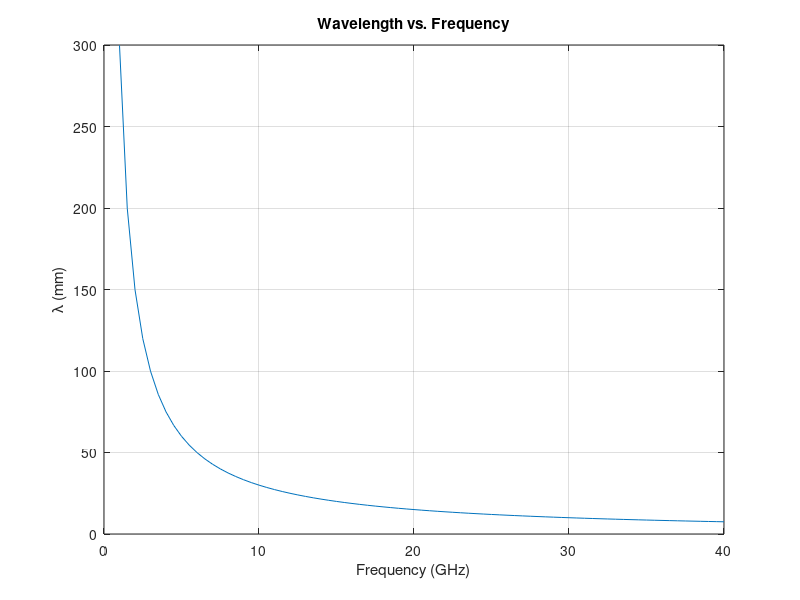

Reproduce this figure in MATLAB. (Note: this script raises an error after producing the figure.)

lambda_mm = 1e-3; %mm
C = 2.998e8; %speed of light


%lambda = 0.001:0.001:0.3;

L_band = 1e9:5e8:2e9;
S_band = 2e9:5e8:4e9;
C_band = 4e9:5e8:8e9;
X_band = 8e9:5e8:12e9;
Ku_band = 12e9:5e8:18e9;
K_band = 18e9:5e8:26.5e9;
Ka_band = 26.5e9:5e8:40e9;

freq_GHz = 1e9:5e8:40e9;


%% Lambda

for i = 1:length(freq_GHz)
    lambda(i) = C./freq_GHz(i);
end
%% Freq
for n = 1:length(lambda)

    f(n) = C./lambda(n);
    f_GHz(n) = f(n)./(1e9);
end

%% Range Resolution

L_BW = 1e9;
S_BW = 2e9;
C_BW = 4e9;
X_BW = 4e9;
Ku_BW = 6e9;
K_BW = 8.5e9;
Ka_BW = 13.5e9;

BW = [L_BW, S_BW, C_BW, X_BW, Ku_BW, K_BW, Ka_BW];
bandwidth = ["L-band" "S-band" "C-band" "X-band" "Ku-band" "K-band" "Ka-band"];
%%

for k = 1:length(BW)
    deltaR(k) = C./(2.*BW(k));
end

DeltaR = [deltaR(1) deltaR(2) deltaR(3) deltaR(4) deltaR(5) deltaR(6) deltaR(7) ];
%%
figure(1)
plot(freq_GHz/1e9,lambda*1000)
xlabel('Frequency (GHz)')
ylabel('\lambda (mm)')
grid on
title('Wavelength vs. Frequency')

%%
figure(2)
b = bar(bandwidth, DeltaR,'Fontsize',12)
b.FaceColor = 'flat';
b.CData(1,:) = [1 0 0];
b.CData(2,:) = [255/256 102/256 0];
b.CData(3,:) = [255/256 204/256 0];
b.CData(4,:) = [255/256 204/256 0];
b.CData(5,:) = [0 1 1];
b.CData(6,:) = [160/256 32/256 255/256];
b.CData(7,:) = [1 0 1];
grid on
ylabel('\DeltaR (m)','FontSize',12)
title('Range Resolution (\DeltaR) vs. Frequency Band')
ylim([0 0.16])
%b.Labels = b.YData;

b.Labels = compose('%.3f', b.YData);
ax = gca;
ax.FontSize = 12;
% text(xtips, ytips, labels, 'HorizontalAlignment','center','VerticalAlignment','bottom');
%MATLAB uses rgb/256

g = gcf;
exportgraphics(g, 'Anderson_RangeRes_plot.eps')

%% Radar Eqn
Pt_dBm = 63.01;
Pt = 10^(Pt_dBm/10)/1000;
Ga_dBi = 33.9;
Ga = 10^(Ga_dBi/10);
G = Ga^2;
sigma = 4;
Pr_dBm = -60;
Pr = 10^(Pr_dBm/10)/1000;

for x = 1:length(lambda)

    Rmax(x) = ((Pt*G*((lambda(x))^2)*sigma)/(((4*pi)^3)*Pr))^(1/4);

end
%%
L_Rmax = Rmax(1:3);
%%
figure(3)
plot(freq_GHz/1e9, Rmax)
ylabel('Max Range (m)')
xlabel('Frequency (GHz)')
grid on
title('Radar Range Equation vs. Frequency')
xline(max(L_band)/1e9, '--')
xline(max(S_band)/1e9, '--')
xline(max(C_band)/1e9, '--')
xline(max(X_band)/1e9, '--')
xline(max(Ku_band)/1e9, '--')
xline(max(K_band)/1e9, '--')
xline(max(Ka_band)/1e9, '--')

%%
L_Rmax = Rmax(1:3);
S_Rmax = Rmax(3:7);
C_Rmax = Rmax(7:15);
X_Rmax = Rmax(15:23);
Ku_Rmax = Rmax(23:35);
K_Rmax = Rmax(35:52);
Ka_Rmax = Rmax(52:79);
figure(7)
l = area(L_band/1e9, L_Rmax, 'FaceColor',[1 0 0])
hold on
s = area(S_band/1e9, S_Rmax, 'FaceColor',[255/256 102/256 0])
c = area(C_band/1e9, C_Rmax, 'FaceColor',[255/256 204/256 0])
x = area(X_band/1e9, X_Rmax, 'FaceColor',[255/256 204/256 0])
ku = area(Ku_band/1e9, Ku_Rmax, 'FaceColor',[0 1 1])
k = area(K_band/1e9, K_Rmax, 'FaceColor',[160/256 32/256 255/256])
ka = area(Ka_band/1e9, Ka_Rmax, 'FaceColor',[1 0 1])
hold off
legend({'L-band','S-band','C-band','X-band','Ku-band','K-band','Ka-band'})
grid on
xlabel('Frequency (GHz)')
ylabel('Max Range (m)')
title('Radar Range Equation vs. Frequency')
ax = gca;
ax.FontSize = 12;
g = gcf;
exportgraphics(g, 'Anderson_MaxRange_plot.eps')


%% Combined Plots

figure(5)
yyaxis left
b = bar(bandwidth, DeltaR)
b.FaceColor = 'flat';
b.CData(1,:) = [1 0 0];
b.CData(2,:) = [255/256 102/256 0];
b.CData(3,:) = [255/256 204/256 0];
b.CData(4,:) = [255/256 204/256 0];
b.CData(5,:) = [0 1 1];
b.CData(6,:) = [160/256 32/256 255/256];
b.CData(7,:) = [1 0 1];
grid on
ylabel('\DeltaR (m)')
%title('Range Resolution (\DeltaR) vs. Frequency Band')
ylim([0 0.16])
b.Labels = b.YData;
yyaxis right
plot(freq_GHz/1e9, Rmax)

%% dielectirc material losses uStrip
C = 2.998e8; %speed of light
freq_GHz = 1e8:1e8:50e9;
Z0 = 50;         %50Ohm System Impedance
thick = 30e-6;   %30um for Duroid example, 1.5um for BCB
b = 254e-6;      %254um for Duroid example, 10um or 5um for BCB
W = 350e-6;      %350um for Duroid example, 13um for SE BCB

epsilon_r = 2.2 %Duroid example = 2.2
tan_d = 0.0005;  %Duroid example = 0.0005

%velocity = C/sqrt(epsilon_r);

velocity = C;


%Impedance Check
CHECK = sqrt(epsilon_r)*Z0;


for i = 1:length(freq_GHz)
    Lambda(i) = velocity./freq_GHz(i);
end

figure(12)
plot(freq_GHz/1e9, Lambda*1000)
grid on
%axis([0 25 0 0.25])
ylabel('Wavelength (mm)')
xlabel('Frequency (GHz)')
axis([0 50 0 20])

Beta = 2*pi./Lambda;
l_e = Beta*100e-6;
figure(13)
plot(freq_GHz/1e9, Beta)
grid on
axis([0 25 0 900])
ylabel('Beta (rad/m)')
xlabel('Frequency (GHz)')

sigma = 5.8e7; %conductivity of Cu, 6e7 for example, 5.8e7 for BCB
u0 = 4*pi*1e-7; %permeability of free space
uR = 1;         %permeability of Cu
u = u0*uR;

%A = 1 + ((2*W)/(b-thick)) + (1/pi)*((b+thick)/(b-thick))*(log((2*b-thick)/(thick)));        %Stripline
%B = 1 + (b/(0.5*W + 0.7*thick))*(0.5+((0.414*thick)/W)+(1/(2*pi))*(log((4*pi*W)/thick)));   %Stripline



for i = 1:length(freq_GHz)
    R_sheet(i) = sqrt((pi*u*freq_GHz(i))/(sigma));
    %alphaC(i) = (((2.7e-3)*R_sheet(i)*epsilon_r*Z0)/(30*pi*(b-thick)))*A;                   %Stripline
    %alphaD(i) = (Beta(i)*tan_d)/2;                                                          %Stripline
    %lambda_g(i) = 
    alphaC(i) = (R_sheet(i)/(Z0*W));
    Q_conductor(i) = (Beta(i)/(2*alphaC(i)));
    %Q_c(i) = (8.686*pi)/(alphaC(i)*lambda_g(i));
end



figure(14)
plot(freq_GHz/1e9, R_sheet)
grid on
axis([0 25 0 0.045])
ylabel('Sheet Resistance (ohms/square)')
xlabel('Frequency (GHz)')

figure(15)
% plot(freq_GHz/1e9, alphaD)
% hold on
plot(freq_GHz/1e9, alphaC)
%hold off
grid on
ylabel('Attenuation Constants (Np/m)')
xlabel('Frequency (GHz)')

figure(16)
plot(freq_GHz/1e9, Q_conductor)
grid on
ylabel('Q-Factor')
